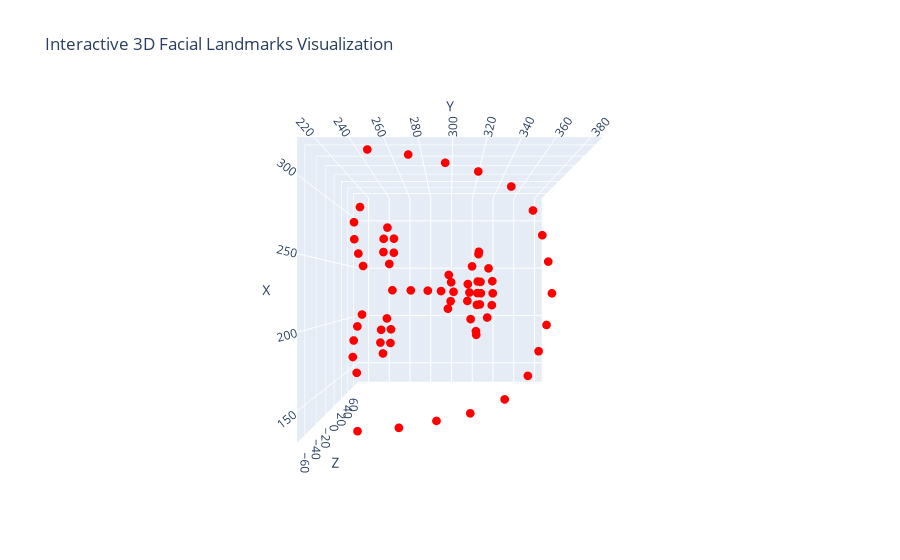

The code cell stored with this chart in its notebook:
### Code cell
index = 0
landmarks = data[index]['landmarks']
plot_3d(landmarks)
